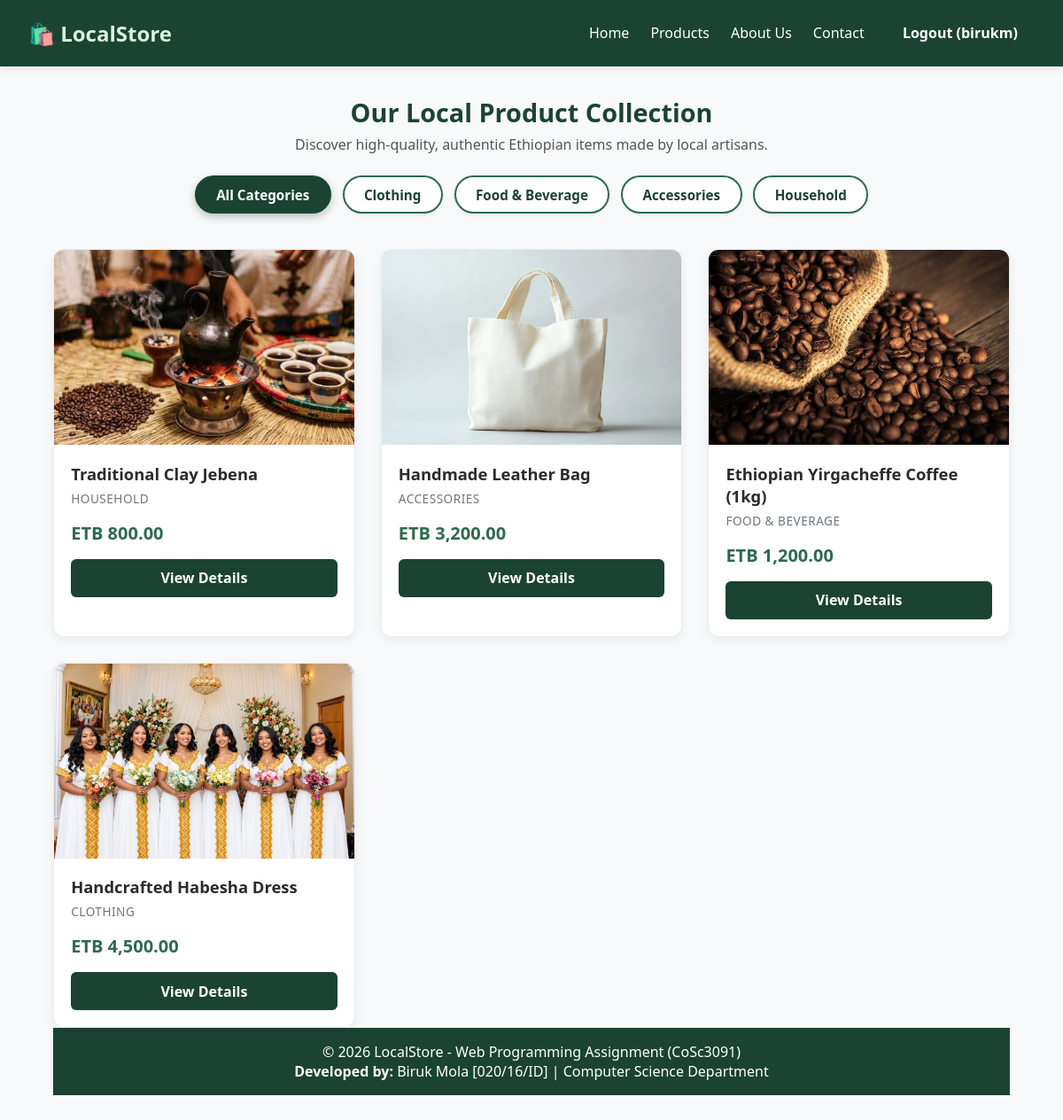
The page /products.php (signed in) on the database its author committed.
### tables this page shows
CREATE TABLE `products` (
  `id` int(11) NOT NULL,
  `title` varchar(150) NOT NULL,
  `description` text NOT NULL,
  `price` decimal(10,2) NOT NULL,
  `category` varchar(50) NOT NULL,
  `image_url` varchar(255) DEFAULT 'default_product.jpg',
  `created_at` timestamp NOT NULL DEFAULT current_timestamp()
);

### products.php (the view)
<?php
require_once 'db.php';
require_once 'header.php';
$category = isset($_GET['category']) ? trim($_GET['category']) : '';
try {
    if (!empty($category)) {
        $stmt = $pdo->prepare("SELECT * FROM products WHERE category = :category ORDER BY id DESC");
        $stmt->execute(['category' => $category]);
    } else {
        $stmt = $pdo->query("SELECT * FROM products ORDER BY id DESC");
    }
    $products = $stmt->fetchAll();
    $catStmt = $pdo->query("SELECT DISTINCT category FROM products");
    $categories = $catStmt->fetchAll(PDO::FETCH_COLUMN);
} catch (PDOException $e) {
    $products = [];
    $categories = [];
}
?>
<div class="products-header">
    <h2>Our Local Product Collection</h2>
    <p>Discover high-quality, authentic Ethiopian items made by local artisans.</p>
</div>
<div class="category-filter-section">
    <div class="category-filter">
        <a href="products.php" class="filter-btn <?= empty($category) ? 'active' : '' ?>">All Categories</a>
        <?php foreach ($categories as $cat): ?>
            <a href="products.php?category=<?= urlencode($cat) ?>" class="filter-btn <?= $category === $cat ? 'active' : '' ?>">
                <?= htmlspecialchars($cat) ?>
            </a>
        <?php endforeach; ?>
    </div>
</div>
<div class="product-grid">
    <?php if (!empty($products)): ?>
        <?php foreach ($products as $product): ?>
            <div class="product-card">
                <img src="images/<?= htmlspecialchars($product['image_url']); ?>" alt="<?= htmlspecialchars($product['title']); ?>" class="product-img">
                <div class="product-info">
                    <h3><?= htmlspecialchars($product['title']); ?></h3>
                    <p class="category"><?= htmlspecialchars($product['category']); ?></p>
                    <p class="price">ETB <?= number_format($product['price'], 2); ?></p>
                    <a href="product_details.php?id=<?= $product['id']; ?>" class="btn-secondary">View Details</a>
                </div>
            </div>
        <?php endforeach; ?>
    <?php else: ?>
        <p>No products found in this category.</p>
    <?php endif; ?>
</div>
<?php require_once 'footer.php'; ?>

### css/style.css (style rules this page uses)
* { box-sizing: border-box; margin: 0; padding: 0; font-family: 'Segoe UI', Tahoma, Geneva, Verdana, sans-serif; }
body { background-color: #f8f9fa; color: #333; display: flex; flex-direction: column; min-height: 100vh; }
.products-header { text-align: center; margin-bottom: 1.5rem; }
.products-header h2 { color: #1b4332; font-size: 1.8rem; margin-bottom: 0.4rem; }
.products-header p { color: #555; font-size: 1rem; }
.category-filter-section { margin: 1.5rem 0 2.5rem 0; text-align: center; }
.category-filter { display: flex; justify-content: center; align-items: center; gap: 0.8rem; flex-wrap: wrap; }
.filter-btn { display: inline-block; padding: 0.6rem 1.4rem; background-color: #ffffff; color: #1b4332; border: 2px solid #2d6a4f; border-radius: 25px; font-weight: 600; font-size: 0.95rem; text-decoration: none; transition: all 0.3s ease; box-shadow: 0 2px 5px rgba(0,0,0,0.05); }
.filter-btn.active { background-color: #1b4332; color: #ffffff; border-color: #1b4332; box-shadow: 0 4px 10px rgba(27, 67, 50, 0.3); }
.product-grid { display: grid; grid-template-columns: repeat(auto-fit, minmax(280px, 1fr)); gap: 1.8rem; margin-top: 1rem; }
.product-card { background: white; border-radius: 12px; box-shadow: 0 4px 12px rgba(0,0,0,0.06); overflow: hidden; display: flex; flex-direction: column; transition: transform 0.3s ease, box-shadow 0.3s ease; border: 1px solid #e9ecef; }
.product-img { width: 100%; height: 220px; object-fit: cover; background-color: #e9ecef; }
.product-info { padding: 1.2rem; display: flex; flex-direction: column; flex: 1; }
.product-info h3 { margin-bottom: 0.4rem; color: #2b2b2b; font-size: 1.15rem; }
.product-info .category { font-size: 0.85rem; color: #6c757d; margin-bottom: 0.5rem; text-transform: uppercase; letter-spacing: 0.5px; }
.product-info .price { font-size: 1.25rem; font-weight: bold; color: #2d6a4f; margin: 0.5rem 0 1rem 0; }
.btn-primary, .btn-secondary, .btn-register, .btn-logout { display: inline-block; padding: 0.65rem 1.2rem; border-radius: 6px; text-decoration: none; text-align: center; cursor: pointer; font-weight: 600; transition: background-color 0.2s ease; }
.btn-secondary { background-color: #1b4332; color: white; border: none; }

### rows shown on the page
products: image_url (picture), title "Traditional Clay Jebena", category "HOUSEHOLD", price "800.00"
products: image_url (picture), title "Handmade Leather Bag", category "ACCESSORIES", price "3,200.00"
products: image_url (picture), title "Ethiopian Yirgacheffe Coffee (1kg)", category "FOOD & BEVERAGE", price "1,200.00"
products: image_url (picture), title "Handcrafted Habesha Dress", category "CLOTHING", price "4,500.00"

### other values the page prints
$_SESSION['username'] "birukm"
$cat "Clothing"
$cat "Food & Beverage"
$cat "Accessories"
$cat "Household"
